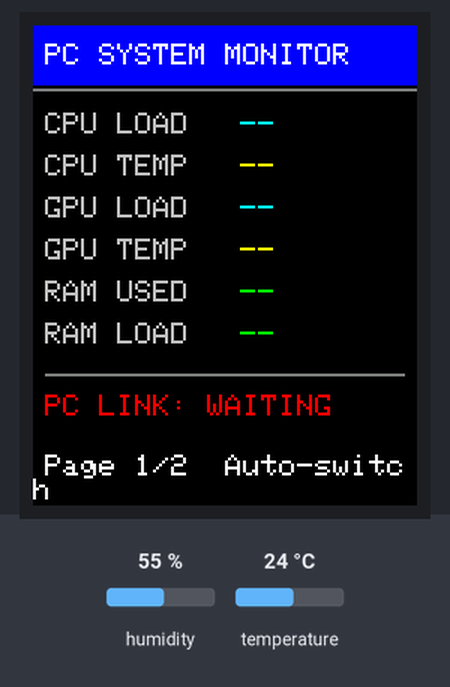
A sketch run on a simulated ESP8266 (NodeMCU). Shown: 128×160 colour display. The inputs (shaded band) are chosen by the test bench; at power-on: humidity 55 %, temperature 24 °C. WiFi joins after 1.5 s; servers stay silent unless stated; the local clock reads 2024-03-15 10:24:30 at power-on unless the sketch sets it; what the sketch prints to the serial monitor is not drawn.

Above: at 2.9 s.
3.0 s: humidity set to 22 %
At 7.6 s:
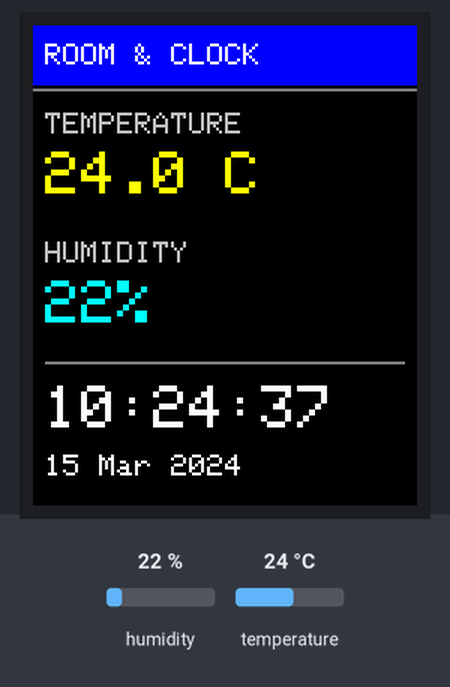
10.0 s: temperature set to 12 °C
At 10.7 s:
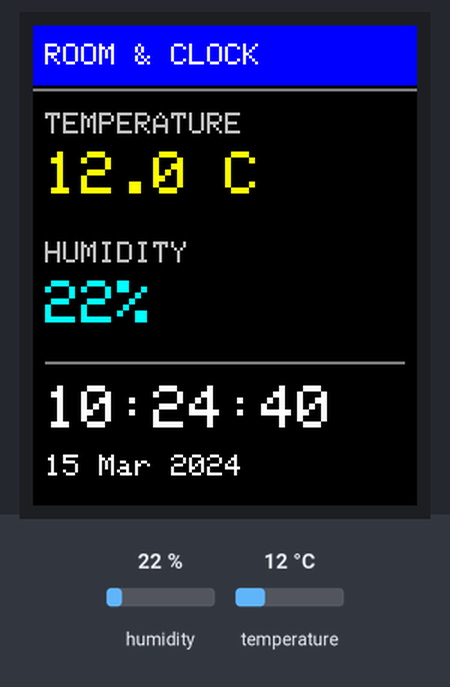
15.5 s: humidity set to 40 %
At 21.8 s:
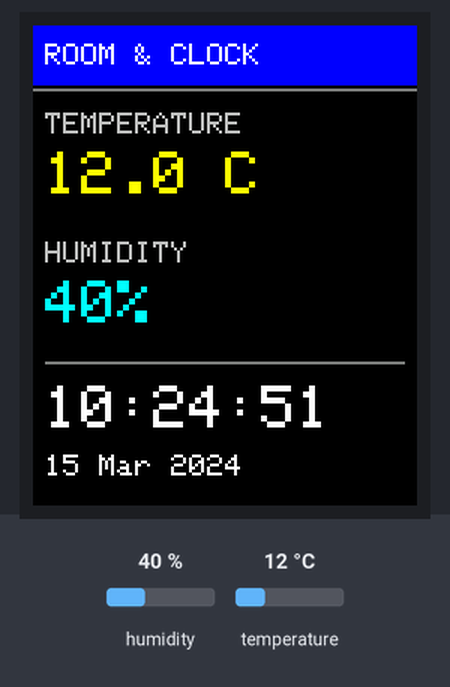
22.5 s: temperature set to 19 °C
At 23.3 s:
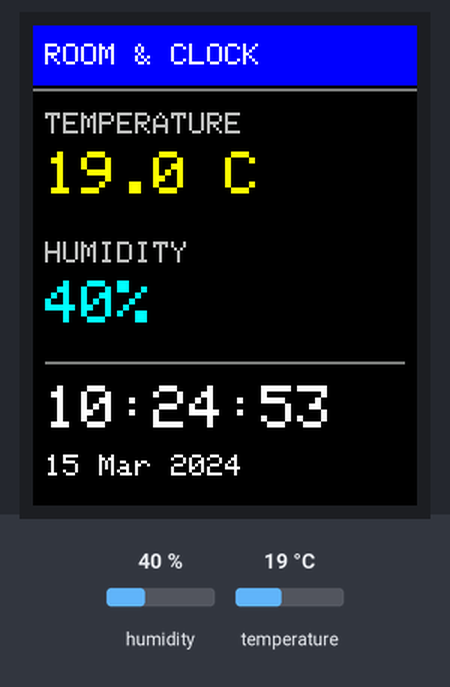
Timing chart, 0 to 25.5 s (numbered marks = the images above; inputs shaded):
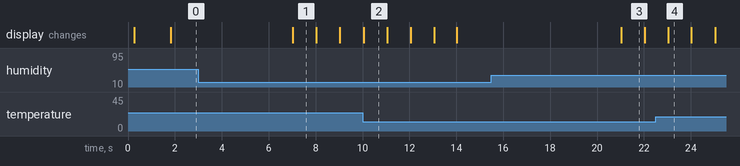

The sketch:

ESP8266_PC_Room_Monitor.ino
```cpp
/*
  ESP8266 + 1.8" ST7735 (128x160) + DHT11 PC/Room Monitor
  Two pages: PC stats and room/environment.
  PC Python helper posts JSON to http://ESP_IP/api every 2 seconds.
*/
#include <ESP8266WiFi.h>
#include <ESP8266WebServer.h>
#include <ESP8266HTTPClient.h>
#include <WiFiClient.h>
#include <time.h>
#include <Adafruit_GFX.h>
#include <Adafruit_ST7735.h>
#include <SPI.h>
#include <DHT.h>
#include <ArduinoJson.h>

// ---------- CHANGE THESE ----------
const char* WIFI_SSID = "YOUR_WIFI_NAME";
const char* WIFI_PASSWORD = "YOUR_WIFI_PASSWORD";
// ----------------------------------

#define TFT_CS   D1
#define TFT_DC   D2
#define TFT_RST  D0
#define DHT_PIN  D6
#define DHT_TYPE DHT11

// Most 1.8" 128x160 modules use ST7735. If colors/offsets are wrong, try INITR_GREENTAB.
Adafruit_ST7735 tft(TFT_CS, TFT_DC, TFT_RST);
DHT dht(DHT_PIN, DHT_TYPE);
ESP8266WebServer server(80);

struct PcData {
  float cpuUsage = -1;
  float ramUsage = -1;
  float ramUsed = -1;
  float ramTotal = -1;
  float cpuTemp = -999;
  float gpuUsage = -1;
  float gpuTemp = -999;
  unsigned long updatedAt = 0;
} pc;

float roomTemp = NAN, humidity = NAN;
uint8_t page = 0;
unsigned long lastDhtRead = 0, lastDraw = 0, lastPageChange = 0;
const unsigned long PAGE_INTERVAL = 7000;
const unsigned long DRAW_INTERVAL = 1000;
const unsigned long DHT_INTERVAL = 2500;

String fmtTemp(float v) {
  if (v < -100 || isnan(v)) return "--";
  return String(v, 1) + " C";
}
String fmtPct(float v) {
  if (v < 0 || isnan(v)) return "--";
  return String((int)round(v)) + "%";
}
String fmtRam() {
  if (pc.ramUsed < 0 || pc.ramTotal <= 0) return "--";
  return String(pc.ramUsed, 1) + "/" + String(pc.ramTotal, 1) + "G";
}

void handleApi() {
  if (!server.hasArg("plain")) {
    server.send(400, "application/json", "{\"ok\":false,\"error\":\"missing body\"}");
    return;
  }
  StaticJsonDocument<512> doc;
  DeserializationError err = deserializeJson(doc, server.arg("plain"));
  if (err) {
    server.send(400, "application/json", "{\"ok\":false,\"error\":\"invalid json\"}");
    return;
  }
  pc.cpuUsage = doc["cpu"] | -1.0f;
  pc.ramUsage = doc["ram_percent"] | -1.0f;
  pc.ramUsed = doc["ram_used_gb"] | -1.0f;
  pc.ramTotal = doc["ram_total_gb"] | -1.0f;
  pc.cpuTemp = doc["cpu_temp"] | -999.0f;
  pc.gpuUsage = doc["gpu"] | -1.0f;
  pc.gpuTemp = doc["gpu_temp"] | -999.0f;
  pc.updatedAt = millis();
  server.send(200, "application/json", "{\"ok\":true}");
}

void drawHeader(const char* title) {
  tft.fillScreen(ST77XX_BLACK);
  tft.fillRect(0, 0, 128, 20, 0x001F);
  tft.setTextSize(1);
  tft.setTextColor(ST77XX_WHITE);
  tft.setCursor(4, 6);
  tft.print(title);
  tft.drawFastHLine(0, 21, 128, 0x7BEF);
}

void drawRow(int y, const char* label, String value, uint16_t color) {
  tft.setTextSize(1);
  tft.setTextColor(0xBDF7);
  tft.setCursor(4, y);
  tft.print(label);
  tft.setTextColor(color);
  tft.setCursor(69, y);
  tft.print(value);
}

void drawPcPage() {
  drawHeader("PC SYSTEM MONITOR");
  bool fresh = pc.updatedAt && (millis() - pc.updatedAt < 10000);
  drawRow(29, "CPU LOAD", fresh ? fmtPct(pc.cpuUsage) : "--", ST77XX_CYAN);
  drawRow(43, "CPU TEMP", fresh ? fmtTemp(pc.cpuTemp) : "--", ST77XX_YELLOW);
  drawRow(57, "GPU LOAD", fresh ? fmtPct(pc.gpuUsage) : "--", ST77XX_CYAN);
  drawRow(71, "GPU TEMP", fresh ? fmtTemp(pc.gpuTemp) : "--", ST77XX_YELLOW);
  drawRow(85, "RAM USED", fresh ? fmtRam() : "--", ST77XX_GREEN);
  drawRow(99, "RAM LOAD", fresh ? fmtPct(pc.ramUsage) : "--", ST77XX_GREEN);

  tft.drawFastHLine(4, 116, 120, 0x7BEF);
  tft.setTextColor(fresh ? ST77XX_GREEN : ST77XX_RED);
  tft.setCursor(4, 123);
  tft.print(fresh ? "PC LINK: CONNECTED" : "PC LINK: WAITING");
  tft.setTextColor(ST77XX_WHITE);
  tft.setCursor(4, 143);
  tft.print("Page 1/2  Auto-switch");
}

void drawRoomPage() {
  drawHeader("ROOM & CLOCK");
  tft.setTextColor(0xBDF7);
  tft.setCursor(4, 29);
  tft.print("TEMPERATURE");
  tft.setTextSize(2);
  tft.setTextColor(ST77XX_YELLOW);
  tft.setCursor(4, 42);
  tft.print(fmtTemp(roomTemp));
  tft.setTextSize(1);
  tft.setTextColor(0xBDF7);
  tft.setCursor(4, 72);
  tft.print("HUMIDITY");
  tft.setTextSize(2);
  tft.setTextColor(ST77XX_CYAN);
  tft.setCursor(4, 85);
  if (isnan(humidity)) tft.print("--");
  else { tft.print((int)round(humidity)); tft.print("%"); }
  tft.setTextSize(1);
  tft.drawFastHLine(4, 112, 120, 0x7BEF);
  time_t now = time(nullptr);
  struct tm* ti = localtime(&now);
  tft.setTextColor(ST77XX_WHITE);
  tft.setCursor(4, 120);
  if (ti && ti->tm_year > 120) {
    char timeBuf[16]; strftime(timeBuf, sizeof(timeBuf), "%H:%M:%S", ti);
    tft.setTextSize(2); tft.print(timeBuf);
    tft.setTextSize(1);
    char dateBuf[20]; strftime(dateBuf, sizeof(dateBuf), "%d %b %Y", ti);
    tft.setCursor(4, 143); tft.print(dateBuf);
  } else {
    tft.print("Syncing time...");
  }
}

void handleRoot() {
  server.send(200, "text/plain", "ESP8266 monitor is online. POST PC metrics to /api.");
}

void setup() {
  Serial.begin(115200);
  delay(100);
  dht.begin();

  // Connect TFT BL directly to 3V3 for always-on backlight.

  tft.initR(INITR_BLACKTAB);
  tft.setRotation(0);
  tft.fillScreen(ST77XX_BLACK);
  tft.setTextColor(ST77XX_WHITE);
  tft.setTextSize(1);
  tft.setCursor(4, 35);
  tft.println("PC + ROOM MONITOR");
  tft.println("Connecting Wi-Fi...");

  WiFi.mode(WIFI_STA);
  WiFi.begin(WIFI_SSID, WIFI_PASSWORD);
  unsigned long started = millis();
  while (WiFi.status() != WL_CONNECTED && millis() - started < 25000) {
    delay(300);
    Serial.print(".");
  }
  if (WiFi.status() == WL_CONNECTED) {
    Serial.println();
    Serial.print("ESP IP: ");
    Serial.println(WiFi.localIP());
    tft.fillScreen(ST77XX_BLACK);
    tft.setCursor(4, 30);
    tft.println("Wi-Fi connected");
    tft.print("IP: ");
    tft.println(WiFi.localIP());
    configTime(5 * 3600 + 30 * 60, 0, "pool.ntp.org", "time.nist.gov");
  } else {
    Serial.println("\nWi-Fi failed. Check credentials.");
    tft.println("Wi-Fi failed");
  }

  server.on("/", HTTP_GET, handleRoot);
  server.on("/api", HTTP_POST, handleApi);
  server.begin();
}

void loop() {
  server.handleClient();

  if (millis() - lastDhtRead >= DHT_INTERVAL) {
    lastDhtRead = millis();
    float h = dht.readHumidity();
    float t = dht.readTemperature();
    if (!isnan(h)) humidity = h;
    if (!isnan(t)) roomTemp = t;
  }

  if (millis() - lastPageChange >= PAGE_INTERVAL) {
    lastPageChange = millis();
    page = 1 - page;
    lastDraw = 0;
  }
  if (millis() - lastDraw >= DRAW_INTERVAL) {
    lastDraw = millis();
    if (page == 0) drawPcPage();
    else drawRoomPage();
  }
}
```

Measured:
- what the display in image 1 shows lasts 1.0 s, from 7.0 s to 8.0 s
